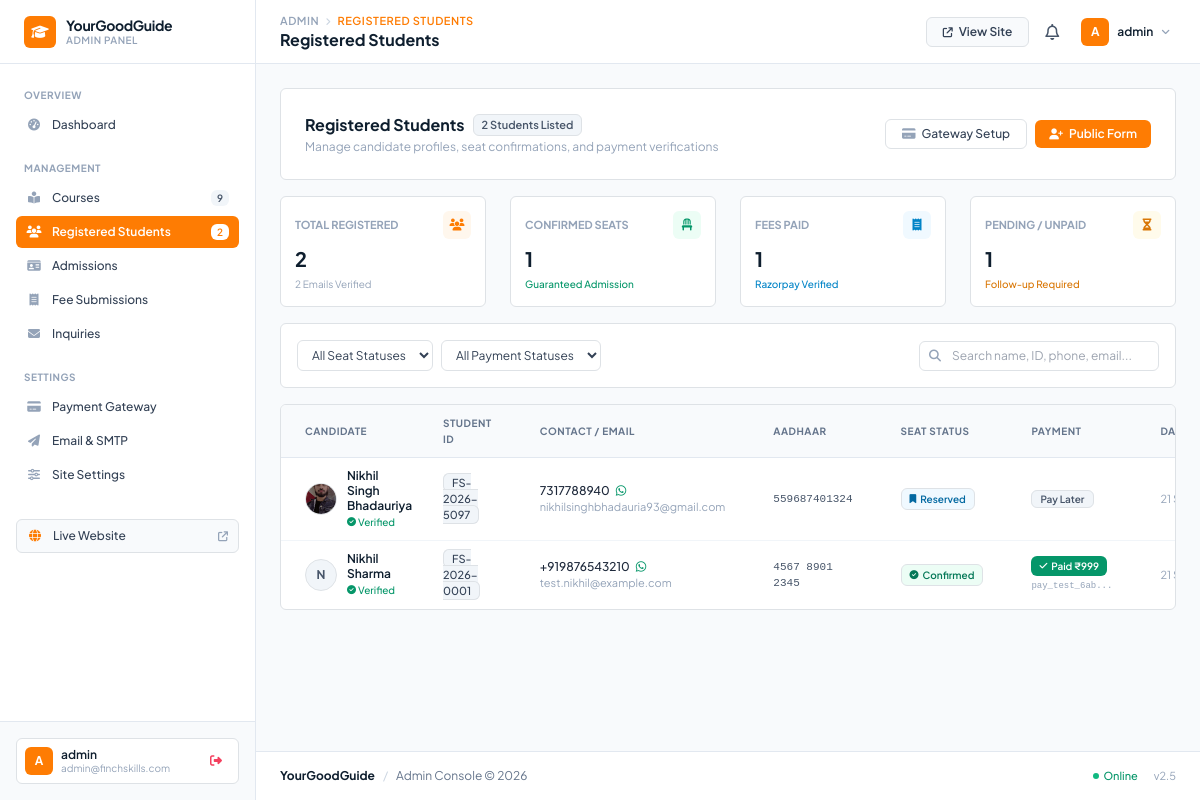
The app's page /admin/students.php (signed in) with its own data.
### tables this page shows
CREATE TABLE `students` (
  `id` int(11) NOT NULL AUTO_INCREMENT,
  `student_id` varchar(50) NOT NULL,
  `name` varchar(150) NOT NULL,
  `email` varchar(150) NOT NULL,
  `phone` varchar(25) NOT NULL,
  `aadhaar` varchar(30) NOT NULL,
  `photo` varchar(255) DEFAULT NULL,
  `password` varchar(255) NOT NULL,
  `otp_code` varchar(10) DEFAULT NULL,
  `otp_expires_at` datetime DEFAULT NULL,
  `is_verified` tinyint(1) DEFAULT 0,
  `seat_status` enum('Pending','Reserved','Confirmed') DEFAULT 'Pending',
  `payment_status` enum('Unpaid','Paid','Skipped') DEFAULT 'Unpaid',
  `payment_id` varchar(100) DEFAULT NULL,
  `payment_amount` decimal(10,2) DEFAULT 0.00,
  `payment_date` datetime DEFAULT NULL,
  `reset_token` varchar(100) DEFAULT NULL,
  `reset_expires_at` datetime DEFAULT NULL,
  `created_at` timestamp NOT NULL DEFAULT current_timestamp(),
  PRIMARY KEY (`id`),
  UNIQUE KEY `student_id` (`student_id`),
  UNIQUE KEY `email` (`email`)
);

### admin/students.php (the view, shortened to what this page needs)
<?php
require_once __DIR__ . '/includes/header.php';
$kpi_stmt = $pdo->query("SELECT
    COUNT(*) as total,
    SUM(CASE WHEN is_verified = 1 THEN 1 ELSE 0 END) as verified,
    SUM(CASE WHEN seat_status = 'Confirmed' THEN 1 ELSE 0 END) as confirmed,
    SUM(CASE WHEN payment_status = 'Paid' THEN 1 ELSE 0 END) as paid,
    SUM(CASE WHEN payment_status = 'Unpaid' OR payment_status = 'Skipped' THEN 1 ELSE 0 END) as unpaid
FROM students");
$kpi = $kpi_stmt->fetch(PDO::FETCH_ASSOC);
$search = trim($_GET['search'] ?? '');
$query = "SELECT * FROM students WHERE 1=1";
$params = [];
$query .= " ORDER BY id DESC";
$stmt = $pdo->prepare($query);
$stmt->execute($params);
$students = $stmt->fetchAll(PDO::FETCH_ASSOC);
?>
<div class="space-y-4">
    <div class="flex flex-col sm:flex-row sm:items-center justify-between gap-3 bg-white p-4 rounded-md border border-slate-200">
        <div>
            <div class="flex items-center gap-2">
                <h2 class="text-base font-bold text-[#0e1e2e]">Registered Students</h2>
                <span class="px-2 py-0.5 text-[11px] font-semibold bg-slate-100 text-slate-600 rounded border border-slate-200">
                    <?= count($students) ?> Students Listed
                </span>
            </div>
            <p class="text-xs text-slate-400 mt-0.5">Manage candidate profiles, seat confirmations, and payment verifications</p>
        </div>
        <div class="flex items-center gap-2">
            <a href="payment-settings.php" class="px-3 py-1.5 text-xs font-medium text-slate-700 bg-white border border-slate-200 hover:bg-slate-50 hover:text-[#fe7c03] rounded-md transition-colors flex items-center gap-1.5 no-underline">
                <i class="fa-solid fa-credit-card text-slate-400"></i>
                <span>Gateway Setup</span>
            </a>
            <a href="../register.php" target="_blank" class="px-3.5 py-1.5 text-xs font-semibold text-white bg-[#fe7c03] hover:bg-[#ea6c00] rounded-md transition-colors flex items-center gap-1.5 no-underline">
                <i class="fa-solid fa-user-plus text-[11px]"></i>
                <span>Public Form</span>
            </a>
        </div>
    </div>
    <div class="grid grid-cols-1 sm:grid-cols-2 lg:grid-cols-4 gap-4">
        <div class="bg-white border border-slate-200 rounded-md p-3.5">
            <div class="flex items-center justify-between mb-1.5">
                <span class="text-[11px] font-bold uppercase text-slate-400">Total Registered</span>
                <span class="w-7 h-7 rounded bg-orange-50 text-[#fe7c03] flex items-center justify-center text-xs"><i class="fa-solid fa-users"></i></span>
            </div>
            <h4 class="text-xl font-bold text-[#0e1e2e]"><?= (int)($kpi['total'] ?? 0) ?></h4>
            <p class="text-[10px] text-slate-400 mt-1"><?= (int)($kpi['verified'] ?? 0) ?> Emails Verified</p>
        </div>
        <div class="bg-white border border-slate-200 rounded-md p-3.5">
            <div class="flex items-center justify-between mb-1.5">
                <span class="text-[11px] font-bold uppercase text-slate-400">Confirmed Seats</span>
                <span class="w-7 h-7 rounded bg-emerald-50 text-emerald-600 flex items-center justify-center text-xs"><i class="fa-solid fa-chair"></i></span>
            </div>
            <h4 class="text-xl font-bold text-[#0e1e2e]"><?= (int)($kpi['confirmed'] ?? 0) ?></h4>
            <p class="text-[10px] text-emerald-600 font-medium mt-1">Guaranteed Admission</p>
        </div>
        <div class="bg-white border border-slate-200 rounded-md p-3.5">
            <div class="flex items-center justify-between mb-1.5">
                <span class="text-[11px] font-bold uppercase text-slate-400">Fees Paid</span>
                <span class="w-7 h-7 rounded bg-sky-50 text-sky-600 flex items-center justify-center text-xs"><i class="fa-solid fa-receipt"></i></span>
            </div>
            <h4 class="text-xl font-bold text-[#0e1e2e]"><?= (int)($kpi['paid'] ?? 0) ?></h4>
            <p class="text-[10px] text-sky-600 font-medium mt-1">Razorpay Verified</p>
        </div>
        <div class="bg-white border border-slate-200 rounded-md p-3.5">
            <div class="flex items-center justify-between mb-1.5">
                <span class="text-[11px] font-bold uppercase text-slate-400">Pending / Unpaid</span>
                <span class="w-7 h-7 rounded bg-amber-50 text-amber-600 flex items-center justify-center text-xs"><i class="fa-solid fa-hourglass-half"></i></span>
            </div>
            <h4 class="text-xl font-bold text-[#0e1e2e]"><?= (int)($kpi['unpaid'] ?? 0) ?></h4>
            <p class="text-[10px] text-amber-600 font-medium mt-1">Follow-up Required</p>
        </div>
    </div>
    <div class="bg-white border border-slate-200 rounded-md p-3">
        <form method="GET" action="students.php" class="flex flex-wrap items-center justify-between gap-2.5">
            <div class="flex flex-wrap items-center gap-2">
                <select name="seat_status" onchange="this.form.submit()" class="text-xs bg-white border border-slate-200 rounded-md px-2.5 py-1.5 text-slate-700 focus:outline-none focus:border-[#fe7c03]">
                    <option value="">All Seat Statuses</option>
                </select>
                <select name="payment_status" onchange="this.form.submit()" class="text-xs bg-white border border-slate-200 rounded-md px-2.5 py-1.5 text-slate-700 focus:outline-none focus:border-[#fe7c03]">
                    <option value="">All Payment Statuses</option>
                </select>
            </div>
            <div class="relative min-w-[240px]">
                <i class="fa-solid fa-magnifying-glass absolute left-2.5 top-1/2 -translate-y-1/2 text-slate-400 text-xs"></i>
                <input type="text" name="search" placeholder="Search name, ID, phone, email..." value="<?= htmlspecialchars($search) ?>" class="w-full text-xs pl-8 pr-3 py-1.5 bg-white border border-slate-200 rounded-md focus:outline-none focus:border-[#fe7c03] text-slate-800">
            </div>
        </form>
    </div>
    <div class="bg-white border border-slate-200 rounded-md overflow-hidden">
        <div class="overflow-x-auto">
            <table class="w-full text-left text-xs">
                <thead class="bg-slate-50 border-b border-slate-200 text-slate-500 font-semibold uppercase text-[10px] tracking-wider">
                    <tr>
                        <th class="px-4 py-2.5">Candidate</th>
                        <th class="px-4 py-2.5">Student ID</th>
                        <th class="px-4 py-2.5">Contact / Email</th>
                        <th class="px-4 py-2.5">Aadhaar</th>
                        <th class="px-4 py-2.5">Seat Status</th>
                        <th class="px-4 py-2.5">Payment</th>
                        <th class="px-4 py-2.5">Date</th>
                    </tr>
                </thead>
                <tbody class="divide-y divide-slate-100">
                    <?php if (empty($students)): ?>
                        <tr>
                            <td colspan="8" class="px-4 py-8 text-center text-slate-400">
                                <i class="fa-solid fa-users-slash text-2xl mb-1 text-slate-300 block"></i>
                                <span class="font-semibold text-slate-700 block">No candidates found</span>
                                <span class="text-[11px]">No registered candidate records match your current filters.</span>
                            </td>
                        </tr>
                    <?php else: ?>
                        <?php foreach ($students as $stu): ?>
                            <?php
                            $clean_phone = preg_replace('/[^0-9]/', '', $stu['phone']);
                            $wa_link = "https://wa.me/91" . substr($clean_phone, -10);
                            $photo_src = (!empty($stu['photo']) && file_exists(__DIR__ . '/../' . $stu['photo'])) ? '../' . $stu['photo'] : '';
                            ?>
                            <tr class="hover:bg-slate-50/80 transition-colors">
                                <td class="px-4 py-2.5">
                                    <div class="flex items-center gap-2.5">
                                        <?php if ($photo_src): ?>
                                            <img src="<?= htmlspecialchars($photo_src) ?>" alt="" class="w-8 h-8 rounded-full object-cover border border-slate-200 shrink-0">
                                        <?php else: ?>
                                            <div class="w-8 h-8 rounded-full bg-slate-100 border border-slate-200 text-slate-600 font-bold flex items-center justify-center text-xs shrink-0">
                                                <?= strtoupper(substr($stu['name'], 0, 1)) ?>
                                            </div>
                                        <?php endif; ?>
                                        <div>
                                            <div class="font-semibold text-[#0e1e2e] leading-tight"><?= htmlspecialchars($stu['name']) ?></div>
                                            <?php if ($stu['is_verified'] == 1): ?>
                                                <span class="text-[10px] text-emerald-600 font-medium inline-flex items-center gap-0.5">
                                                    <i class="fa-solid fa-circle-check text-[9px]"></i> Verified
                                                </span>
                                            <?php else: ?>
                                                <span class="text-[10px] text-amber-600 font-medium inline-flex items-center gap-0.5">
                                                    <i class="fa-regular fa-clock text-[9px]"></i> Unverified
                                                </span>
                                            <?php endif; ?>
                                        </div>
                                    </div>
                                </td>
                                <td class="px-4 py-2.5">
                                    <span class="px-2 py-0.5 text-[11px] font-mono font-medium rounded bg-slate-100 text-slate-700 border border-slate-200">
                                        <?= htmlspecialchars($stu['student_id']) ?>
                                    </span>
                                </td>
                                <td class="px-4 py-2.5">
                                    <div class="flex items-center gap-1.5 font-medium text-slate-800">
                                        <a href="tel:<?= htmlspecialchars($stu['phone']) ?>" class="hover:text-[#fe7c03] no-underline text-inherit">
                                            <?= htmlspecialchars($stu['phone']) ?>
                                        </a>
                                        <a href="<?= $wa_link ?>" target="_blank" class="text-emerald-600 hover:text-emerald-700" title="WhatsApp">
                                            <i class="fa-brands fa-whatsapp text-xs"></i>
                                        </a>
                                    </div>
                                    <a href="mailto:<?= htmlspecialchars($stu['email']) ?>" class="text-[11px] text-slate-400 hover:text-[#fe7c03] no-underline block">
                                        <?= htmlspecialchars($stu['email']) ?>
                                    </a>
                                </td>
                                <td class="px-4 py-2.5 font-mono text-[11px] text-slate-600">
                                    <?= htmlspecialchars($stu['aadhaar']) ?>
                                </td>
                                <td class="px-4 py-2.5">
                                    <a href="students.php?action=toggle_seat&id=<?= $stu['id'] ?>" class="no-underline inline-block" title="Click to toggle seat status">
                                        <?php if ($stu['seat_status'] === 'Confirmed'): ?>
                                            <span class="px-2 py-0.5 text-[10px] font-semibold rounded bg-emerald-50 text-emerald-700 border border-emerald-200 inline-flex items-center gap-1">
                                                <i class="fa-solid fa-circle-check text-[9px]"></i> Confirmed
                                            </span>
                                        <?php elseif ($stu['seat_status'] === 'Reserved'): ?>
                                            <span class="px-2 py-0.5 text-[10px] font-semibold rounded bg-sky-50 text-sky-700 border border-sky-200 inline-flex items-center gap-1">
                                                <i class="fa-solid fa-bookmark text-[9px]"></i> Reserved
                                            </span>
                                        <?php else: ?>
                                            <span class="px-2 py-0.5 text-[10px] font-semibold rounded bg-amber-50 text-amber-700 border border-amber-200 inline-flex items-center gap-1">
                                                <i class="fa-regular fa-clock text-[9px]"></i> Pending
                                            </span>
                                        <?php endif; ?>
                                    </a>
                                </td>
                                <td class="px-4 py-2.5">
                                    <a href="students.php?action=toggle_payment&id=<?= $stu['id'] ?>" class="no-underline inline-block" title="Click to toggle payment status">
                                        <?php if ($stu['payment_status'] === 'Paid'): ?>
                                            <span class="px-2 py-0.5 text-[10px] font-semibold rounded bg-emerald-600 text-white inline-flex items-center gap-1">
                                                <i class="fa-solid fa-check text-[9px]"></i> Paid ₹<?= number_format((float)($stu['payment_amount'] ?: 999), 0) ?>
                                            </span>
                                            <?php if (!empty($stu['payment_id'])): ?>
                                                <div class="text-[9px] font-mono text-slate-400 mt-0.5" title="<?= htmlspecialchars($stu['payment_id']) ?>">
                                                    <?= htmlspecialchars(substr($stu['payment_id'], 0, 12)) ?>...
                                                </div>
                                            <?php endif; ?>
                                        <?php elseif ($stu['payment_status'] === 'Skipped'): ?>
                                            <span class="px-2 py-0.5 text-[10px] font-semibold rounded bg-slate-100 text-slate-600 border border-slate-200">
                                                Pay Later
                                            </span>
                                        <?php else: ?>
                                            <span class="px-2 py-0.5 text-[10px] font-semibold rounded bg-rose-50 text-rose-600 border border-rose-200">
                                                Unpaid
                                            </span>
                                        <?php endif; ?>
                                    </a>
                                </td>
                                <td class="px-4 py-2.5 text-[11px] text-slate-400 whitespace-nowrap">
                                    <?= date('d M Y, h:i A', strtotime($stu['created_at'])) ?>
                                </td>
                            </tr>
                        <?php endforeach; ?>
                    <?php endif; ?>
                </tbody>
            </table>
        </div>
    </div>
</div>
<?php require_once __DIR__ . '/includes/footer.php'; ?>

### records on screen
students: photo (picture), name "Nikhil Singh Bhadauriya", is_verified 1 (drawn), student "FS-2026-5097", phone "7317788940", email "nikhilsinghbhadauria93@gmail.com", aadhaar "559687401324", seat_status "Reserved" (drawn), payment_status "Pay Later", created_at "21…"
students: name "N", name "Nikhil Sharma", is_verified 1 (drawn), student "FS-2026-0001", phone "+919876543210", email "test.nikhil@example.com", aadhaar "4567 8901 2345", seat_status "Confirmed" (drawn), payment_amount "999", payment "pay_test_6ab", created_at "21…"

### other values on screen
$admin_stats['total_courses'] "9"
$admin_stats['total_students'] "2"
$admin_initial "A"
$admin_name "admin"
$_SESSION['admin_email'] "admin@finchskills.com"
$page_title "REGISTERED STUDENTS"
$page_title "Registered Students"
count($students) "2"
$kpi['total'] "2"
$kpi['verified'] "2"
$kpi['confirmed'] "1"
$kpi['paid'] "1"
$kpi['unpaid'] "1"
